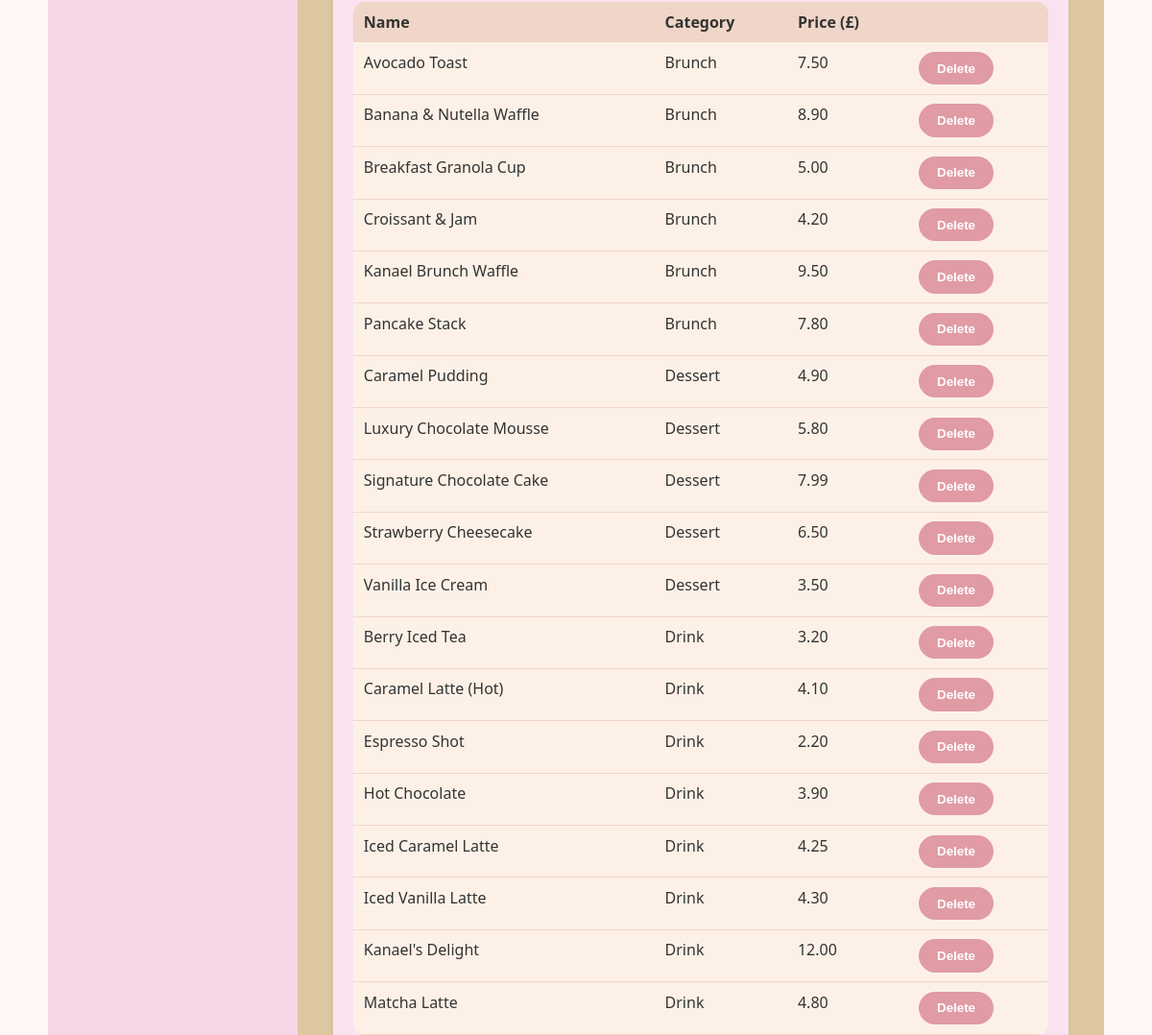
Before: /admin/menu (signed in, middle part) with the older database file.
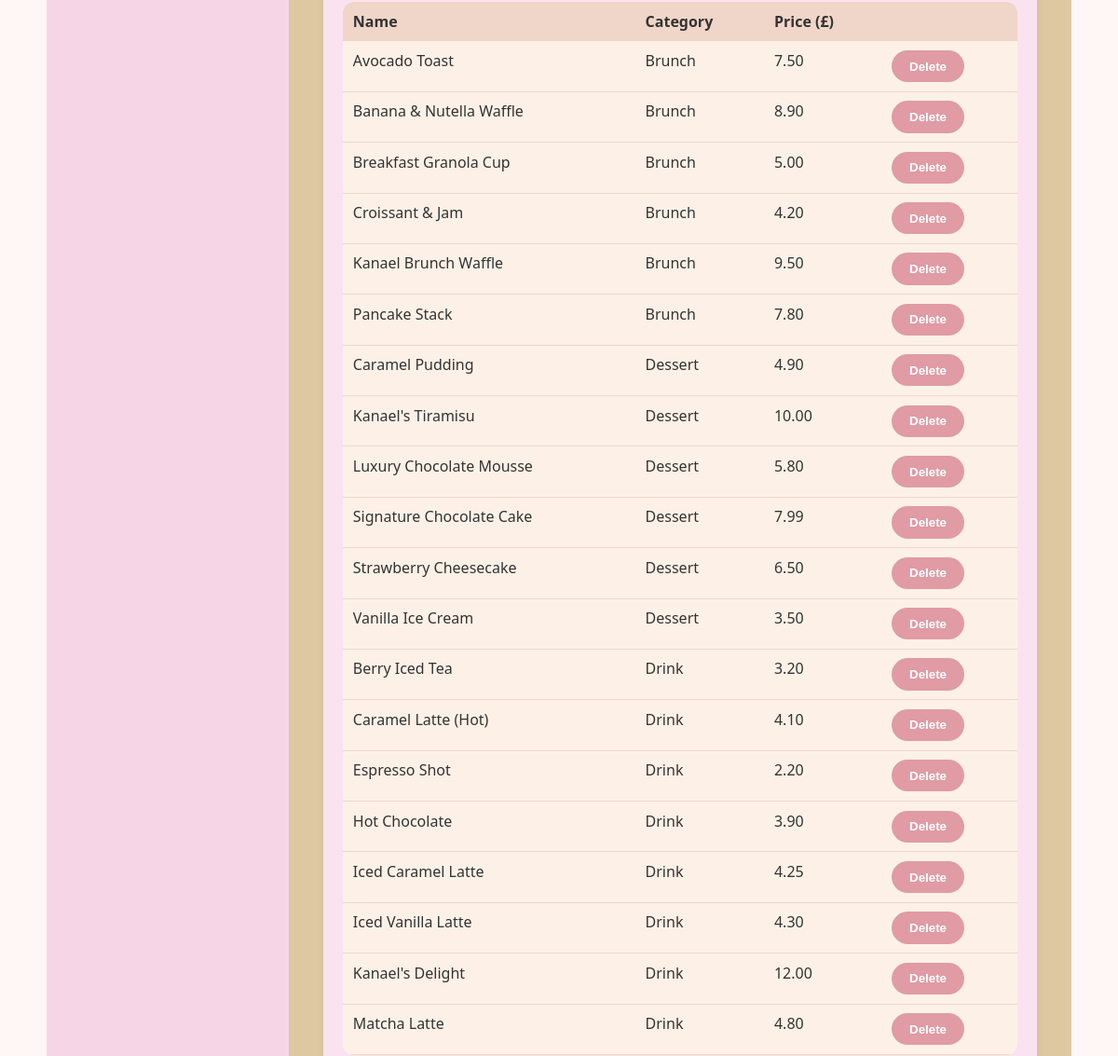
After: the same page with the newer database file.
### tables this page shows
CREATE TABLE menu_items (
            id INTEGER PRIMARY KEY AUTOINCREMENT,
            name TEXT NOT NULL,
            description TEXT,
            price REAL NOT NULL,
            category TEXT,
            image_filename TEXT
        );

### app.py (the view, shortened to what this page needs)
@app.route("/admin/menu", methods=["GET", "POST"])
@login_required
def admin_menu():
    conn = get_db_connection()
    cur = conn.cursor()
    cur.execute("SELECT * FROM menu_items ORDER BY category, name")
    items = cur.fetchall()
    conn.close()
    return render_template("admin_menu.html", items=items)

### app.py (called while the page is built)
def get_db_connection():
    conn = sqlite3.connect(DB_PATH)
    conn.row_factory = sqlite3.Row
    return conn

def login_required(view_func):
    @wraps(view_func)
    def wrapped_view(*args, **kwargs):
        if not session.get("is_admin"):
            flash("Please log in to access the admin area.", "warning")
            return redirect(url_for("admin_login"))
        return view_func(*args, **kwargs)
    return wrapped_view

### templates/admin_menu.html (shortened to what this page needs)
{% extends "base.html" %}
{% block content %}
<div class="admin-layout">
  <aside class="admin-sidebar">
  </aside>
  <section class="admin-main">
    <div class="admin-card">
      <table class="admin-table">
        <thead>
          <tr>
            <th>Name</th>
            <th>Category</th>
            <th>Price (£)</th>
            <th></th>
          </tr>
        </thead>
        <tbody>
          {% for item in items %}
          <tr>
            <td>{{ item.name }}</td>
            <td>{{ item.category }}</td>
            <td>{{ "%.2f"|format(item.price) }}</td>
            <td>
              <form method="post" action="{{ url_for('delete_menu_item', item_id=item.id) }}" onsubmit="return confirm('Delete this item?');">
                <button type="submit" class="btn">Delete</button>
              </form>
            </td>
          </tr>
          {% endfor %}
        </tbody>
      </table>
    </div>
  </section>
</div>
{% endblock %}

Changed rows visible on the page:
added menu_items: name "Kanael's Tiramisu", category "Dessert", price "10.00"
